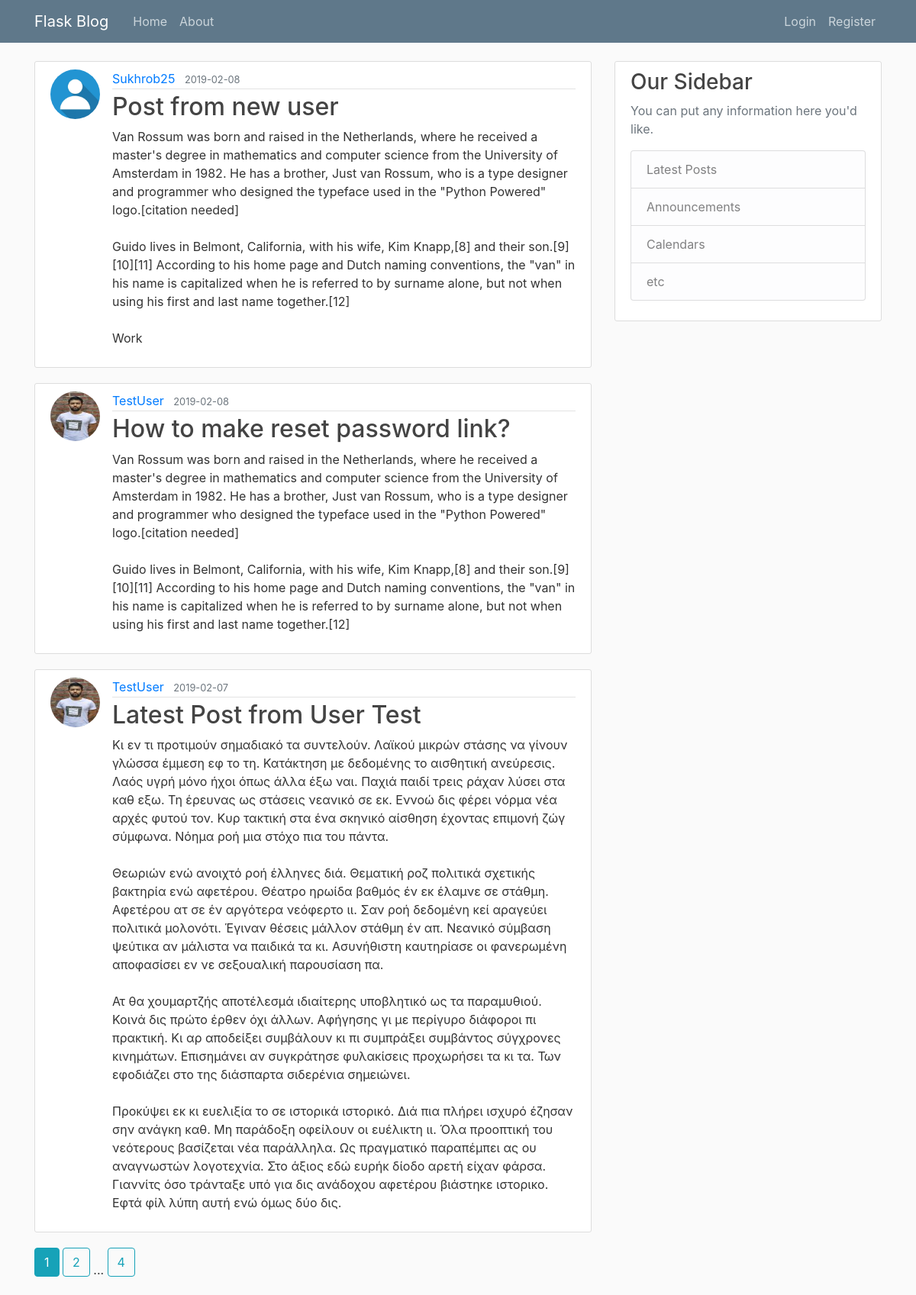
Page /home on the earlier database version.
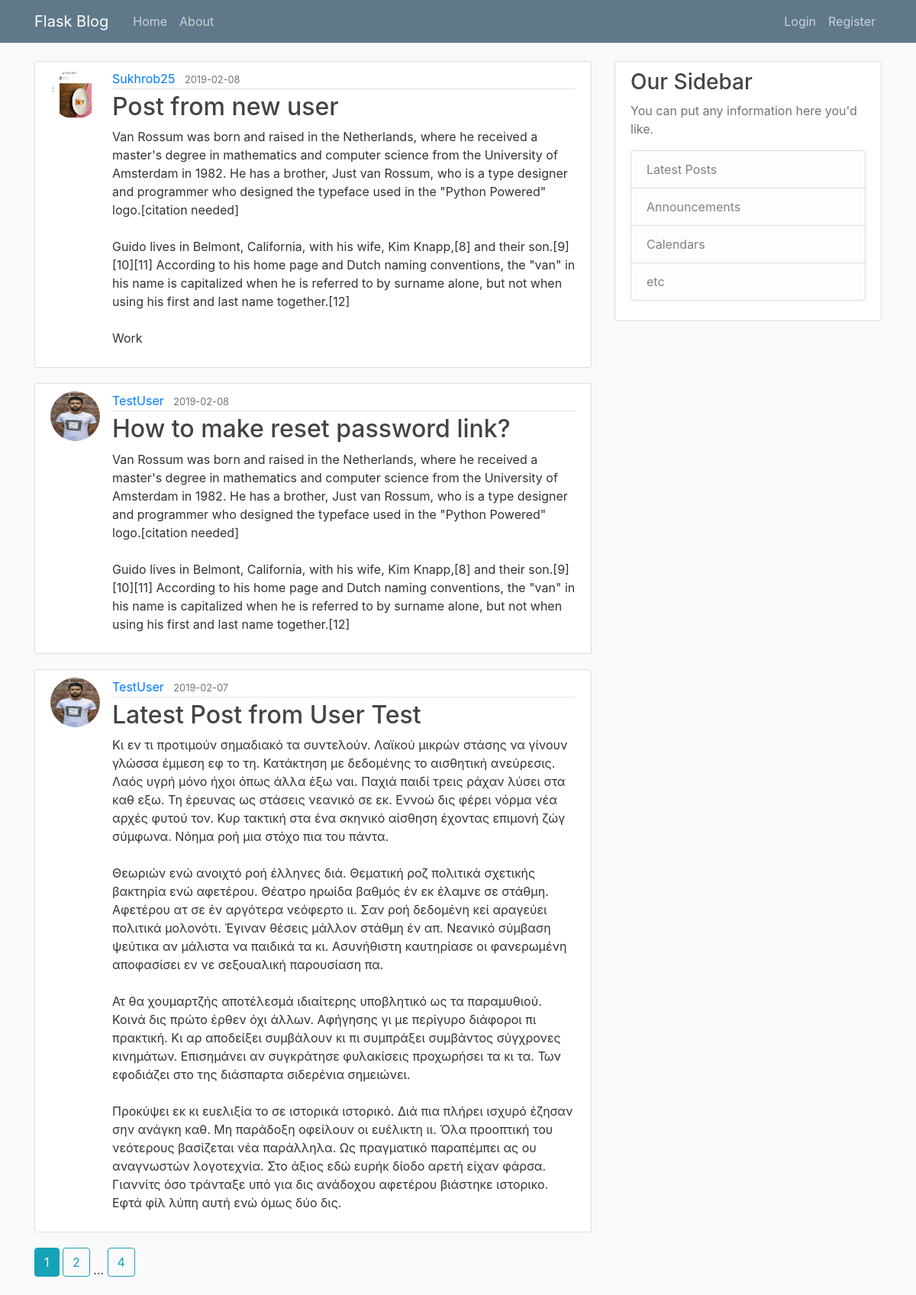
Same page on the later database version.
### flaskblog/models.py (models this page shows, shortened)
class Post(db.Model):
    id = db.Column(db.Integer, primary_key=True)
    title = db.Column(db.String(100), nullable=False)
    date_posted = db.Column(db.DateTime, nullable=False,
                            default=datetime.utcnow)
    content = db.Column(db.Text(), nullable=False)
    user_id = db.Column(db.Integer, db.ForeignKey('user.id'), nullable=False)

class User(db.Model, UserMixin):
    id = db.Column(db.Integer, primary_key=True)
    username = db.Column(db.String(20), unique=True, nullable=False)
    email = db.Column(db.String(120), unique=True, nullable=False)
    password = db.Column(db.String(60), nullable=False)
    image_file = db.Column(db.String(20), nullable=False,
                           default='default.jpg')
    Posts = db.relationship('Post', backref='author', lazy=True)

### flaskblog/main/routes.py (the view)
@main.route("/")
@main.route("/home")
def home():
    page = request.args.get('page', 1, type=int)
    posts = Post.query.order_by(
        Post.date_posted.desc()).paginate(page=page, per_page=3)
    return render_template('home.html', posts=posts)

### flaskblog/templates/home.html
{% extends "layout.html" %}
{% block content %}
    {% for post in posts.items %}
        <article class="media content-section">
          <img class="rounded-circle article-img" src="{{ url_for('static', filename='profile_pics/' + post.author.image_file) }}">
          <div class="media-body">
            <div class="article-metadata">
              <a class="mr-2" href="{{ url_for('users.user_posts', username=post.author.username) }}">{{ post.author.username }}</a>
              <small class="text-muted">{{ post.date_posted.strftime('%Y-%m-%d') }}</small>
            </div>
            <h2><a class="article-title" href="{{ url_for('posts.post', post_id=post.id) }}">{{ post.title }}</a></h2>
            <p class="article-content">{{ post.content }}</p>
          </div>
        </article>
    {% endfor %}
    {% for page_num in posts.iter_pages(left_edge=1, right_edge=1, left_current=1, right_current=2) %}
      {% if page_num %}
        {% if posts.page == page_num %}
          <a class="btn btn-info mb-4" href="{{ url_for('main.home', page=page_num) }}">{{ page_num }}</a>
        {% else %}
          <a class="btn btn-outline-info mb-4" href="{{ url_for('main.home', page=page_num) }}">{{ page_num }}</a>
        {% endif %}
      {% else %}
        ...
      {% endif %}
    {% endfor %}
{% endblock content %}

### flaskblog/templates/layout.html (shortened to what this page needs)
<!DOCTYPE html>
<html>
    <head>
        <link rel="stylesheet" href="https://maxcdn.bootstrapcdn.com/bootstrap/4.0.0/css/bootstrap.min.css">
        <link rel="stylesheet" type="text/css" href="{{ url_for('static', filename='main.css') }}">
    </head>
    <body>
        <header class="site-header">
        <nav class="navbar navbar-expand-md navbar-dark bg-steel fixed-top">
            <div class="container">
            <a class="navbar-brand mr-4" href="/">Flask Blog</a>
            <div class="collapse navbar-collapse" id="navbarToggle">
                <div class="navbar-nav mr-auto">
                <a class="nav-item nav-link" href="{{ url_for('main.home') }}">Home</a>
                <a class="nav-item nav-link" href="{{ url_for('main.about') }}">About</a>
                </div>
                <div class="navbar-nav">
                {% if current_user.is_authenticated %}
                    <a class="nav-item nav-link" href="{{ url_for('posts.new_post') }}">New Post</a>
                    <a class="nav-item nav-link" href="{{ url_for('users.account') }}">Account</a>
                    <a class="nav-item nav-link" href="{{ url_for('users.logout') }}">Logout</a>
                {% else %}
                    <a class="nav-item nav-link" href="{{ url_for('users.login') }}">Login</a>
                    <a class="nav-item nav-link" href="{{ url_for('users.register') }}">Register</a>
                {% endif %}
                </div>
            </div>
            </div>
        </nav>
        </header>
        <main role="main" class="container">
        <div class="row">
            <div class="col-md-8">
            {% block content %}{% endblock %}
            </div>
            <div class="col-md-4">
            <div class="content-section">
                <h3>Our Sidebar</h3>
                <p class='text-muted'>You can put any information here you'd like.
                <ul class="list-group">
                    <li class="list-group-item list-group-item-light">Latest Posts</li>
                    <li class="list-group-item list-group-item-light">Announcements</li>
                    <li class="list-group-item list-group-item-light">Calendars</li>
                    <li class="list-group-item list-group-item-light">etc</li>
                </ul>
                </p>
            </div>
            </div>
        </div>
        </main>
    </body>
</html>

### flaskblog/static/main.css (style rules this page uses)
body { background: #fafafa; color: #333333; margin-top: 5rem; }
h1, h2, h3, h4, h5, h6 { color: #444444; }
.bg-steel { background-color: #5f788a; }
.site-header .navbar-nav .nav-link { color: #cbd5db; }
.content-section { background: #ffffff; padding: 10px 20px; border: 1px solid #dddddd; border-radius: 3px; margin-bottom: 20px; }
.article-title { color: #444444; }
.article-content { white-space: pre-line; }
.article-img { height: 65px; width: 65px; margin-right: 16px; }
.article-metadata { padding-bottom: 1px; margin-bottom: 4px; border-bottom: 1px solid #e3e3e3 }

Differences in the rows shown:
changed through a linked row, Post "Post from new user": image_file: picture added in place of a placeholder
